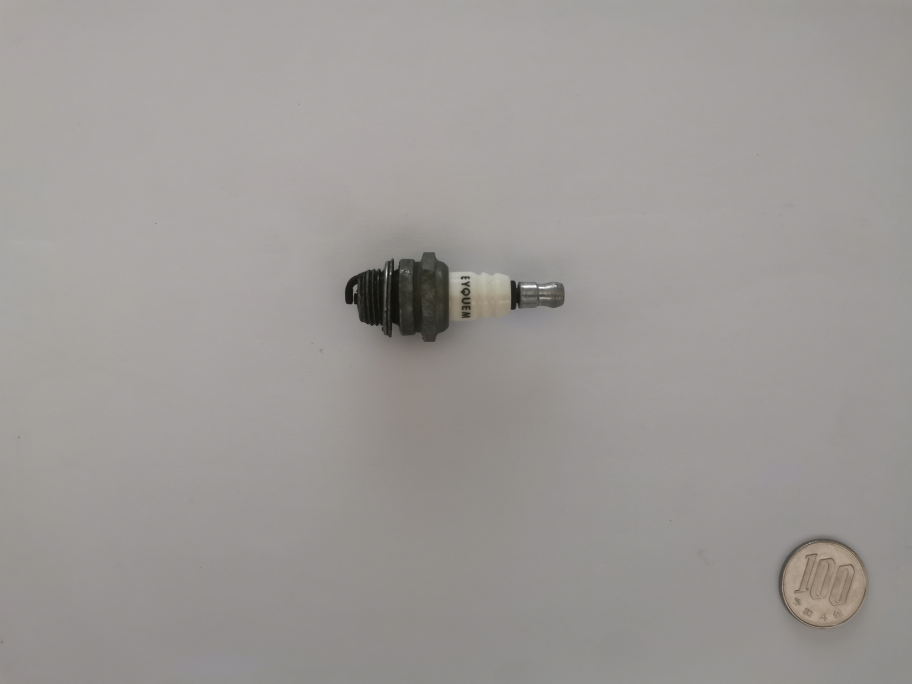
#> input picture Archive/TestPieceMonnaie/test1.jpg, 3648 x 2736 px (shown at 1/4 size)
$ jupyter execute --allow-errors diametre_monnaie.ipynb
#> lines starting #> are read from the running program, lines starting #| are printed output that depends on the picture; after the words box and inside, x2 and y2 are one past the last pixel; in counts of white or black regions, pixels touching at a corner belong together; long printed decimals are rounded
[cell 1]
import cv2
import numpy as np

Fonction pour le diamètre de la pièce de monnaie

[cell 2]
def estimate_diameter(image_path):
    image = cv2.imread(image_path)#charge image
    if image is None:
        raise ValueError("L'image n'a pas pu être chargée.")

    taille_noyau = (5, 5)
    sigma = 0
    blurred_image = cv2.GaussianBlur(image, taille_noyau, sigma)


    gray = cv2.cvtColor(blurred_image, cv2.COLOR_BGR2GRAY)
    _,thresh = cv2.threshold(gray,0,255,cv2.THRESH_BINARY+cv2.THRESH_OTSU)
    thresh = cv2.bitwise_not(thresh)

    element = cv2.getStructuringElement(shape=cv2.MORPH_RECT, ksize=(5, 5))

    morph_img = thresh.copy()
    cv2.morphologyEx(src=thresh, op=cv2.MORPH_CLOSE, kernel=element, dst=morph_img)

    contours,_ = cv2.findContours(morph_img,cv2.RETR_TREE,cv2.CHAIN_APPROX_SIMPLE) #trouver les contours

    output_image = cv2.cvtColor(morph_img, cv2.COLOR_GRAY2BGR)# préparer l'image de sortie

    height, width = morph_img.shape[:2]# dimensions de l'image

    y_limit1 = height - 800 #limite
    y_limit2 = 800

    max_contour = None #contour et aire
    max_area = 0

    for cnt in contours: #on cherche dans la zone les contours
        (x, y), radius = cv2.minEnclosingCircle(cnt)
        center = (int(x), int(y))
        if (center[1] > y_limit1 or center[1] < y_limit2):
            area = cv2.contourArea(cnt)
            if area > max_area:
                max_area = area
                max_contour = cnt

    if max_contour is not None:
        (x, y), radius = cv2.minEnclosingCircle(max_contour)
        diameter = 2 * int(radius)
    else:
        diameter = 0

    return diameter #diametre

[cell 3]
def estimate_image(image_path):
    image = cv2.imread(image_path)#charge image
    if image is None:
        raise ValueError("L'image n'a pas pu être chargée.")

    taille_noyau = (5, 5)
    sigma = 0
    blurred_image = cv2.GaussianBlur(image, taille_noyau, sigma)


    gray = cv2.cvtColor(blurred_image, cv2.COLOR_BGR2GRAY)
    _,thresh = cv2.threshold(gray,0,255,cv2.THRESH_BINARY+cv2.THRESH_OTSU)
    thresh = cv2.bitwise_not(thresh)

    element = cv2.getStructuringElement(shape=cv2.MORPH_RECT, ksize=(5, 5))

    morph_img = thresh.copy()
    cv2.morphologyEx(src=thresh, op=cv2.MORPH_CLOSE, kernel=element, dst=morph_img)

    contours,_ = cv2.findContours(morph_img,cv2.RETR_TREE,cv2.CHAIN_APPROX_SIMPLE) #trouver les contours

    output_image = cv2.cvtColor(morph_img, cv2.COLOR_GRAY2BGR)# préparer l'image de sortie

    height, width = morph_img.shape[:2]# dimensions de l'image

    y_limit1 = height - 800 #limite
    y_limit2 = 800

    max_contour = None #contour et aire
    max_area = 0

    for cnt in contours: #on cherche dans la zone les contours
        (x, y), radius = cv2.minEnclosingCircle(cnt)
        center = (int(x), int(y))
        if (center[1] > y_limit1 or center[1] < y_limit2):
            area = cv2.contourArea(cnt)
            if area > max_area:
                max_area = area
                max_contour = cnt

    if max_contour is not None:
        (x, y), radius = cv2.minEnclosingCircle(max_contour)
        diameter = 2 * int(radius)
    else:
        diameter = 0

    (x, y), radius = cv2.minEnclosingCircle(max_contour)
    center = (int(x), int(y))
    radius = int(radius)
    cv2.circle(output_image, center, radius, (0, 255, 0), 2)
    cv2.circle(output_image, center, 1, (0, 0, 255), 3)
    start_point = (int(x - radius), int(y))
    end_point = (int(x + radius), int(y))
    cv2.line(output_image, start_point, end_point, (255, 0, 0), 2)

    return output_image #output image

[cell 4]
demo = 'img_77.jpg'
#> (the rest of this cell did not finish here and is left out)

print(diameter)

cv2.imwrite('img_77.jpg', estimate_image(demo))

Brouillon test des fonctions OpenCV pour la pièce de monnaie

[cell 5]
test1 = 'test1.jpg'
test2 = 'test2.jpg'
test3 = 'test3.jpg'
test4 = 'test4.jpg'
diameter = estimate_diameter(test1)
#> call 2 of estimate_diameter, with image_path = 'test1.jpg'
#> in estimate_diameter, image is the input picture: shape (2736, 3648, 3); mean B, G, R 150.9, 153.1, 156.5
#> in estimate_diameter (call 2), `_,thresh = cv2.threshold(gray,0,255,cv2.THRESH_BINARY+cv2.THRESH_OTSU)`: thresh: shape (2736, 3648); 98.6% white; 67 black regions (46 under 20 px), largest, box (x1, y1, x2, y2) and area: (1379, 1009, 1819, 1378) 111466, (2042, 1122, 2258, 1240) 15319, (3113, 2153, 3452, 2507) 7962
#> in estimate_diameter (call 2), `thresh = cv2.bitwise_not(thresh)`:
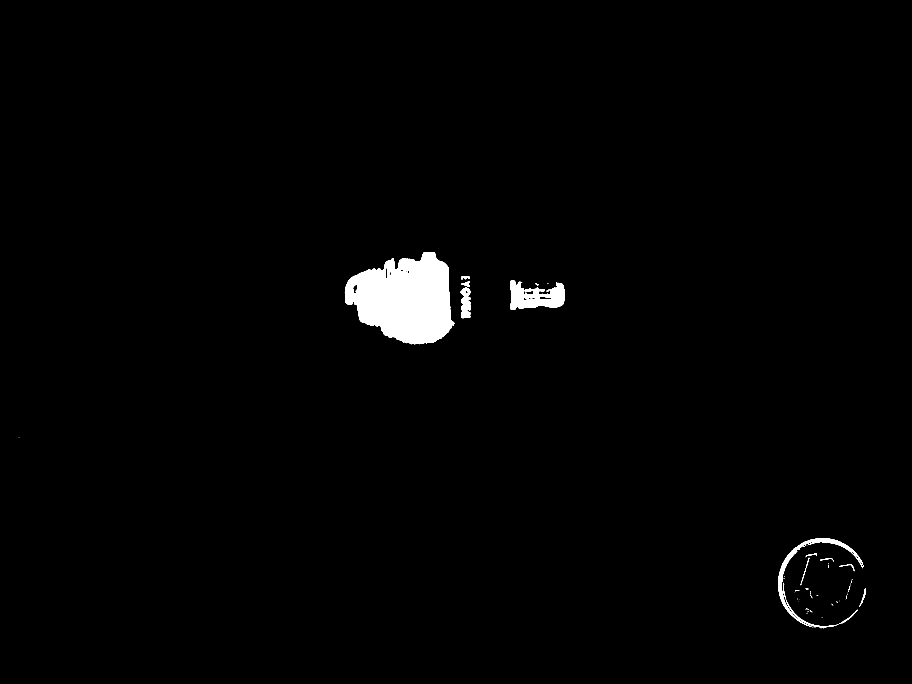
#> thresh: shape (2736, 3648) (shown at 1/4 size); 1.4% white; 67 white regions (46 under 20 px), largest, box (x1, y1, x2, y2) and area: (1379, 1009, 1819, 1378) 111466, (2042, 1122, 2258, 1240) 15319, (3113, 2153, 3452, 2507) 7962
#> in estimate_diameter (call 2), `cv2.morphologyEx(src=thresh, op=cv2.MORPH_CLOSE, kernel=element, dst=m..`: morph_img: shape (2736, 3648); 1.4% white; 49 white regions (30 under 20 px)
#> in estimate_diameter (call 2), `contours,_ = cv2.findContours(morph_img,cv2.RETR_TREE,cv2.CHAIN_APPROX..`: contours = 61 contours, 34 with area under 20; largest, box (x1, y1, x2, y2) and area: (1379, 1009, 1819, 1378) 111952, (2042, 1122, 2258, 1240) 16406, (3113, 2153, 3456, 2514) 9788, (1842, 1151, 1884, 1273) 3554, (2156, 1186, 2206, 1199) 495
#> in estimate_diameter (call 2), `output_image = cv2.cvtColor(morph_img, cv2.COLOR_GRAY2BGR)# préparer l..`: output_image: shape (2736, 3648, 3); 1.4% white; 49 white regions (30 under 20 px)
#> the loop in estimate_diameter (call 2), `for cnt in contours:` made 61 passes
#> (x, y, radius, center, area, max_area) on pass 41: (3290.3, 2332.5, 180.6, (3290, 2332), 9787.5, 9787.5)
#> (x, y, radius, center, area) on passes 24, 26, 35, 37, 38, 39: (3188, 2361.5, 8.14, (3188, 2361), 30.5), (3227.5, 2355, 4.92, (3227, 2355), 21.5), (3386.5, 2274.5, 30.99, (3386, 2274), 137), (3308, 2242.5, 27.23, (3308, 2242), 104.5), (3220.5, 2281, 52.35, (3220, 2281), 117.5), (3245, 2221.5, 22.94, (3245, 2221), 134)
#> after the loop in estimate_diameter (call 2), `for cnt in contours:`: max_area = 9787.5; max_contour = contour of 813 points, box (x1, y1, x2, y2) (3113, 2153, 3456, 2514), area 9788
#> in estimate_diameter (call 2), `(x, y), radius = cv2.minEnclosingCircle(max_contour)`: x = 3290.3; y = 2332.5; radius = 180.6
#> in estimate_diameter (call 2), `diameter = 2 * int(radius)`: diameter = 360
#> diameter = 360
print(f"Estimated diameter in pixels: {diameter}")
#| Estimated diameter in pixels: 360
print(f"Estimated pixels: {22.6/diameter}")
#| Estimated pixels: 0.06278
cv2.imwrite('output_image_test1.png', estimate_image(test1))
#> the loop in estimate_image, `for cnt in contours:` made 61 passes
#> after the loop in estimate_image, `for cnt in contours:`: max_area = 9787.5
#> in estimate_image, `(x, y), radius = cv2.minEnclosingCircle(max_contour)`: x = 3290.3; y = 2332.5; radius = 180.6
#> in estimate_image, `diameter = 2 * int(radius)`: diameter = 360
#> in estimate_image, `center = (int(x), int(y))`: center = (3290, 2332)
#> in estimate_image, `radius = int(radius)`: radius = 180
#> in estimate_image, `start_point = (int(x - radius), int(y))`: start_point = (3110, 2332)
#> in estimate_image, `end_point = (int(x + radius), int(y))`: end_point = (3470, 2332)
diameter = estimate_diameter(test2)
#> call 3 of estimate_diameter, with image_path = 'test2.jpg'
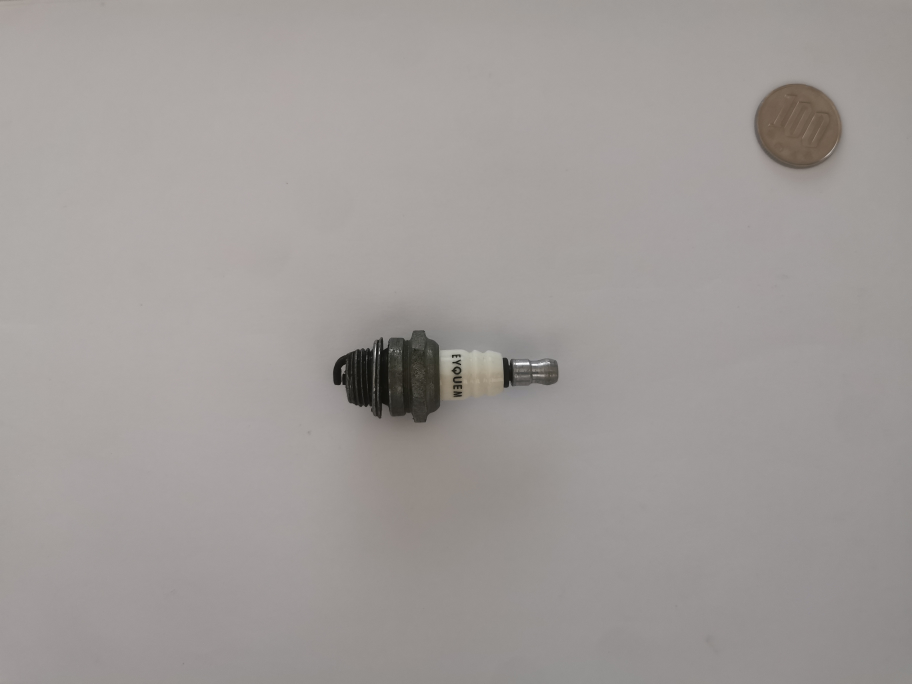
#> input picture Archive/TestPieceMonnaie/test2.jpg, 3648 x 2736 px (shown at 1/4 size)
#> in estimate_diameter, image is the input picture: shape (2736, 3648, 3); mean B, G, R 152.3, 154.7, 159.5
#> in estimate_diameter (call 3), `_,thresh = cv2.threshold(gray,0,255,cv2.THRESH_BINARY+cv2.THRESH_OTSU)`: thresh: shape (2736, 3648); 97.6% white; 11 black regions (4 under 20 px), largest, box (x1, y1, x2, y2) and area: (1332, 1320, 1795, 1709) 120479, (3017, 335, 3367, 678) 92679, (2010, 1430, 2234, 1552) 17910
#> in estimate_diameter (call 3), `cv2.morphologyEx(src=thresh, op=cv2.MORPH_CLOSE, kernel=element, dst=m..`: morph_img: shape (2736, 3648); 2.4% white; 6 white regions
#> in estimate_diameter (call 3), `contours,_ = cv2.findContours(morph_img,cv2.RETR_TREE,cv2.CHAIN_APPROX..`: contours = 20 contours; largest, box (x1, y1, x2, y2) and area: (1332, 1320, 1795, 1709) 120968, (3017, 335, 3367, 678) 93374, (2010, 1430, 2234, 1552) 20472, (1806, 1465, 1851, 1590) 3864, (2051, 1438, 2120, 1466) 1432
#> in estimate_diameter (call 3), `output_image = cv2.cvtColor(morph_img, cv2.COLOR_GRAY2BGR)# préparer l..`: output_image: shape (2736, 3648, 3); 2.4% white; 6 white regions
#> the loop in estimate_diameter (call 3), `for cnt in contours:` made 20 passes
#> (x, y, radius, center, area, max_area) on pass 18: (3191.6, 506.8, 177.7, (3191, 506), 93374, 93374)
#> (x, y, radius, center, area) on passes 19 to 20: (3316.5, 613.5, 18.4, (3316, 613), 308.5), (3337, 588.5, 4.03, (3337, 588), 40)
#> after the loop in estimate_diameter (call 3), `for cnt in contours:`: max_area = 93374; max_contour = contour of 499 points, box (x1, y1, x2, y2) (3017, 335, 3367, 678), area 93374
#> in estimate_diameter (call 3), `(x, y), radius = cv2.minEnclosingCircle(max_contour)`: x = 3191.6; y = 506.8; radius = 177.7
#> in estimate_diameter (call 3), `diameter = 2 * int(radius)`: diameter = 354
#> diameter = 354
print(f"Estimated diameter in pixels: {diameter}")
#| Estimated diameter in pixels: 354
print(f"Estimated pixels: {22.6/diameter}")
#| Estimated pixels: 0.06384
cv2.imwrite('output_image_test2.png', estimate_image(test2))
#> the loop in estimate_image (call 2), `for cnt in contours:` made 20 passes
#> (x, y, radius, center) on pass 1: (1824, 1527.1, 62.58, (1823, 1527))
#> (x, y, radius) on pass 2: (1831.5, 1481, 6.1)
diameter = estimate_diameter(test3)
#> call 4 of estimate_diameter, with image_path = 'test3.jpg'
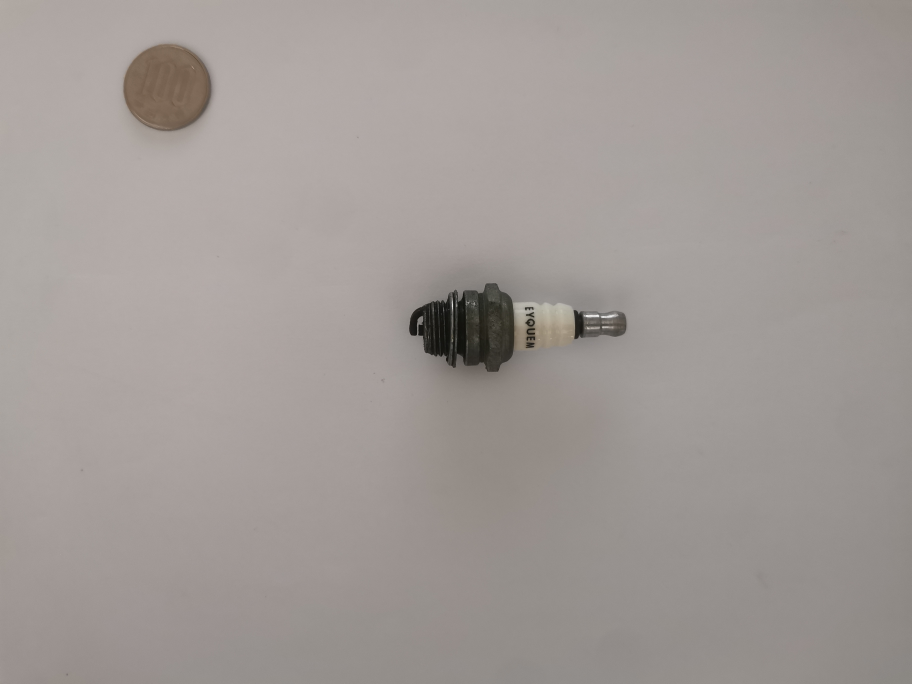
#> input picture Archive/TestPieceMonnaie/test3.jpg, 3648 x 2736 px (shown at 1/4 size)
#> in estimate_diameter, image is the input picture: shape (2736, 3648, 3); mean B, G, R 150.5, 154, 160.8
#> in estimate_diameter (call 4), `_,thresh = cv2.threshold(gray,0,255,cv2.THRESH_BINARY+cv2.THRESH_OTSU)`: thresh: shape (2736, 3648); 97.7% white; 10 black regions (4 under 20 px), largest, box (x1, y1, x2, y2) and area: (1636, 1132, 2072, 1505) 113088, (495, 178, 846, 525) 93952, (2294, 1240, 2506, 1358) 16321, (2101, 1273, 2142, 1393) 3773, (2103, 1248, 2138, 1271) 385, (2100, 1228, 2134, 1242) 305
#> in estimate_diameter (call 4), `cv2.morphologyEx(src=thresh, op=cv2.MORPH_CLOSE, kernel=element, dst=m..`: morph_img: shape (2736, 3648); 2.3% white; 8 white regions (2 under 20 px), largest, box (x1, y1, x2, y2) and area: (1636, 1132, 2072, 1505) 113804, (495, 178, 846, 525) 94636, (2294, 1240, 2506, 1358) 16590, (2101, 1273, 2142, 1393) 3823, (2103, 1248, 2138, 1271) 398, (2100, 1228, 2134, 1242) 308
#> the loop in estimate_diameter (call 4), `for cnt in contours:` made 19 passes
#> cnt on pass 2: [[2067, 1420]]
print(f"Estimated diameter in pixels: {diameter}")
#| Estimated diameter in pixels: 350
print(f"Estimated pixels: {22.6/diameter}")
#| Estimated pixels: 0.06457
cv2.imwrite('output_image_test3.png', estimate_image(test3))
diameter = estimate_diameter(test4)
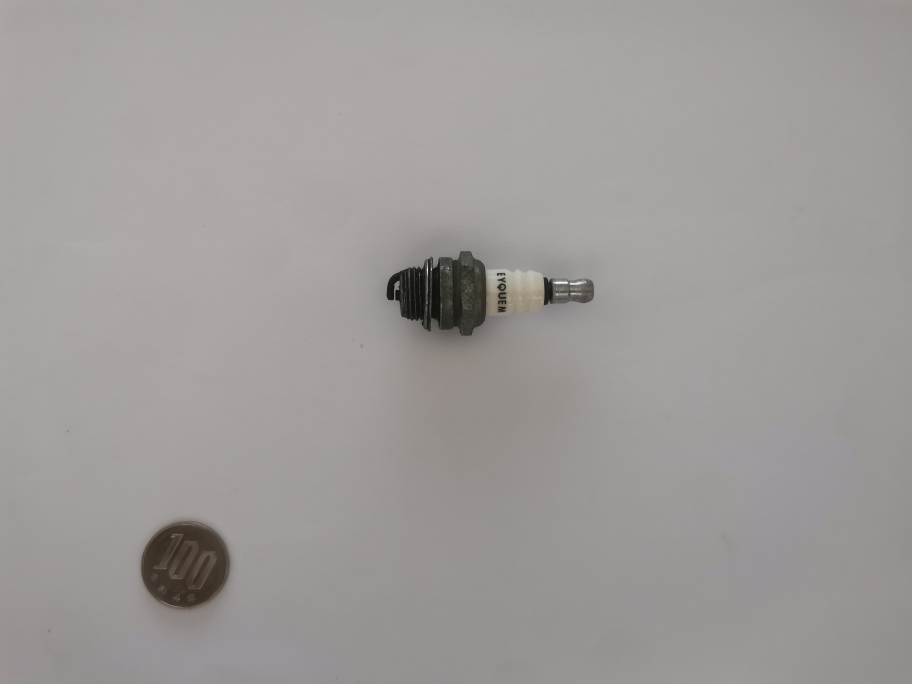
#> input picture Archive/TestPieceMonnaie/test4.jpg, 3648 x 2736 px (shown at 1/4 size)
#> in estimate_diameter, image is the input picture: shape (2736, 3648, 3); mean B, G, R 153.6, 154.7, 159.1
#> in estimate_diameter (call 5), `_,thresh = cv2.threshold(gray,0,255,cv2.THRESH_BINARY+cv2.THRESH_OTSU)`: thresh: shape (2736, 3648); 97.8% white; 15 black regions (6 under 20 px), largest, box (x1, y1, x2, y2) and area: (1546, 1005, 1949, 1355) 99682, (564, 2084, 920, 2439) 98884, (2174, 1109, 2375, 1221) 13239
#> in estimate_diameter (call 5), `cv2.morphologyEx(src=thresh, op=cv2.MORPH_CLOSE, kernel=element, dst=m..`: morph_img: shape (2736, 3648); 2.2% white; 9 white regions (1 under 20 px), largest, box (x1, y1, x2, y2) and area: (1546, 1005, 1949, 1355) 100506, (564, 2084, 920, 2439) 99382, (2174, 1109, 2375, 1221) 13498
#> the loop in estimate_diameter (call 5), `for cnt in contours:` made 19 passes
#> cnt on pass 1: [[196, 2522], [195, 2523], [196, 2524], [197, 2523]]
print(f"Estimated diameter in pixels: {diameter}")
#| Estimated diameter in pixels: 362
print(f"Estimated pixels: {22.6/diameter}")
#| Estimated pixels: 0.06243
cv2.imwrite('output_image_test4.png', estimate_image(test4))
print("erreur maximum")
print(abs(0.06243093922651934 - 0.06457142857142857))

Différence de 12 pixels maximum, taille de la pièce 22,6 mm

[cell 6]
max = 0.06457142857142857 - 0.06243093922651934
max

différence légère

[cell 7]
taille_noyau = (5, 5)
sigma = 0
#> (the rest of this cell did not finish here and is left out)

#> (a cell that did not finish here is left out)

#> (a cell that did not finish here is left out)

[cell 10]
diameter = estimate_diameter('image7.jpg')
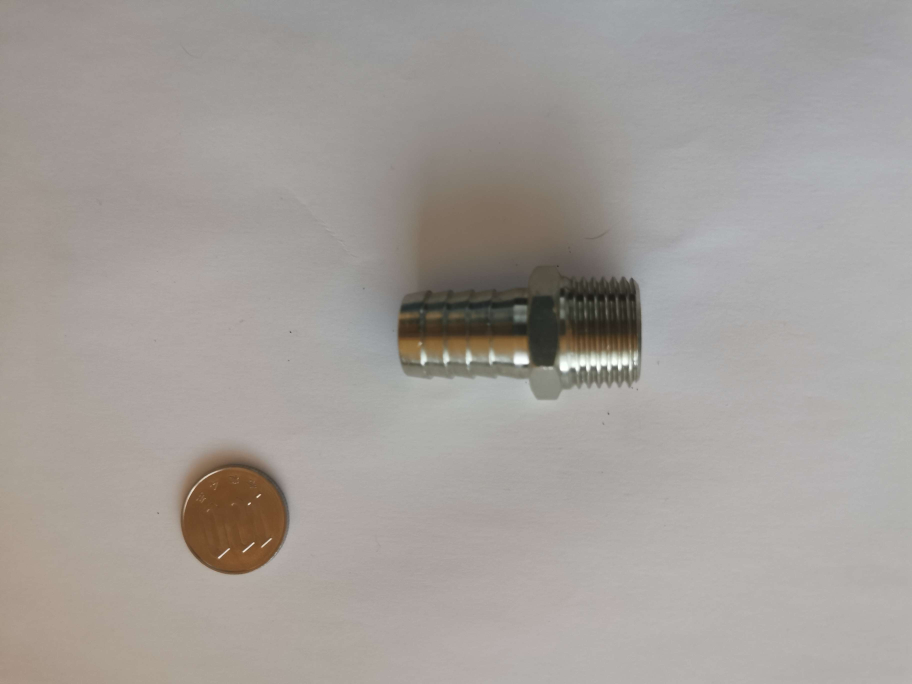
#> input picture Archive/TestPieceMonnaie/image7.jpg, 3648 x 2736 px (shown at 1/4 size)
#> in estimate_diameter, image is the input picture: shape (2736, 3648, 3); mean B, G, R 153.8, 157.9, 163.2
#> in estimate_diameter (call 6), `_,thresh = cv2.threshold(gray,0,255,cv2.THRESH_BINARY+cv2.THRESH_OTSU)`:
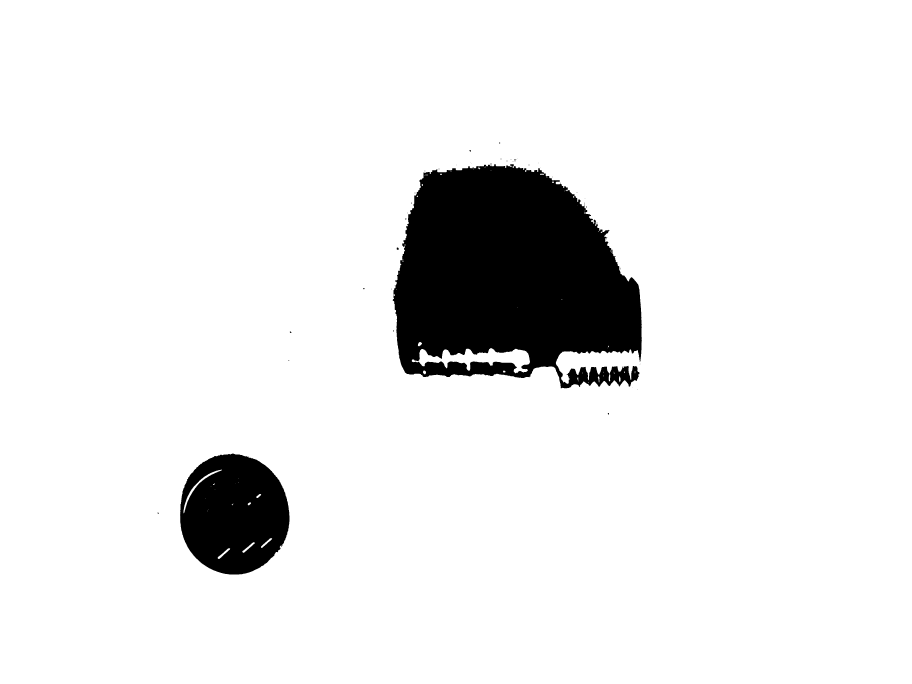
#> thresh: shape (2736, 3648) (shown at 1/4 size); 91.8% white; 43 black regions (35 under 20 px), largest, box (x1, y1, x2, y2) and area: (1570, 654, 2567, 1553) 658164, (720, 1814, 1158, 2298) 163653, (1587, 990, 1595, 1000) 61
#> in estimate_diameter (call 6), `thresh = cv2.bitwise_not(thresh)`:
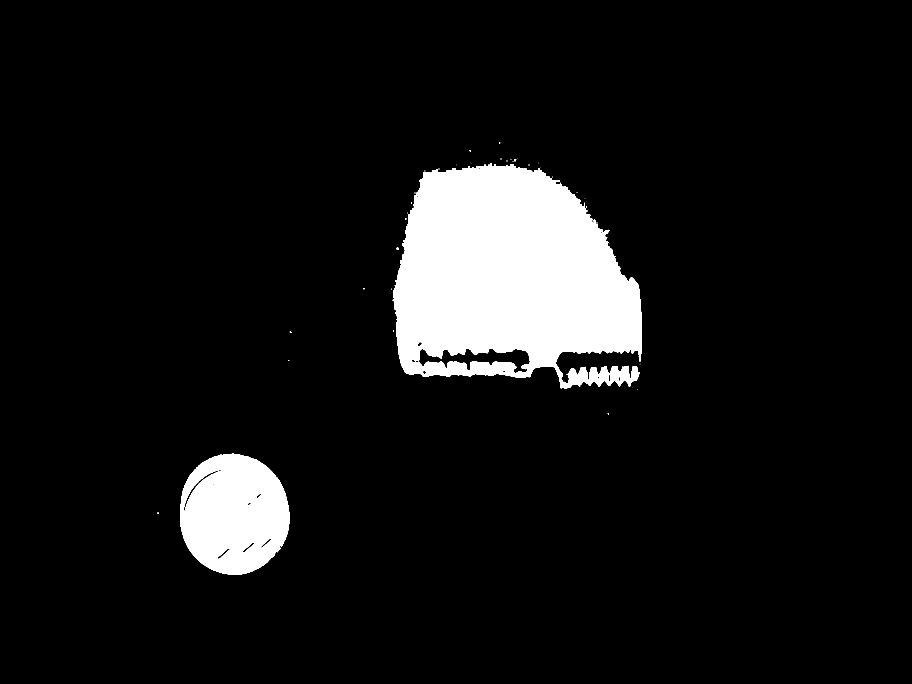
#> thresh: shape (2736, 3648) (shown at 1/4 size); 8.2% white; 43 white regions (35 under 20 px), largest, box (x1, y1, x2, y2) and area: (1570, 654, 2567, 1553) 658164, (720, 1814, 1158, 2298) 163653, (1587, 990, 1595, 1000) 61
#> in estimate_diameter (call 6), `cv2.morphologyEx(src=thresh, op=cv2.MORPH_CLOSE, kernel=element, dst=m..`: morph_img: shape (2736, 3648); 8.3% white; 39 white regions (31 under 20 px), largest, box (x1, y1, x2, y2) and area: (1570, 654, 2567, 1553) 659885, (720, 1814, 1158, 2298) 163864, (1587, 990, 1595, 1000) 62
#> the loop in estimate_diameter (call 6), `for cnt in contours:` made 56 passes
#> cnt on passes 10, 11, 12, 16, 19, 21, 22, 23, 24, 25, 26, 27: [[2548, 1558], [2549, 1558]], [[2528, 1551]], [[2560, 1455], [2560, 1456], [2559, 1457], [2560, 1456]], [[1566, 1154], [1566, 1158]], [[2438, 974]], [[1630, 850], [1630, 853]], [[2344, 825], [2344, 830], [2345, 830], [2345, 825]], [[1646, 810], [1646, 814], [1647, 814], [1647, 810]], [[2339, 793], [2340, 793]], [[1659, 770], [1659, 773], [1660, 773], [1660, 770]], [[2306, 769], [2309, 769]], [[2209, 706], [2209, 709]]

[cell 11]
diameter
#> Out = 484

[cell 12]
22.6/diameter
#> Out = 0.0467
